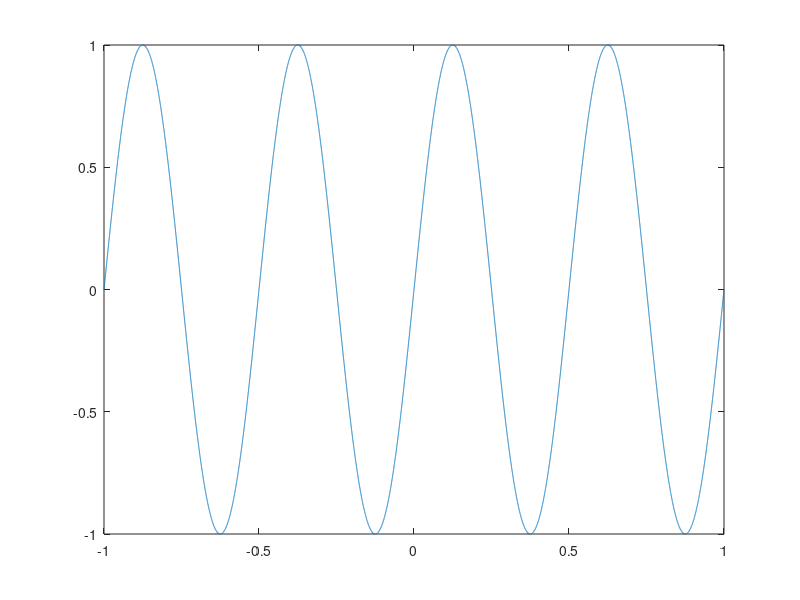
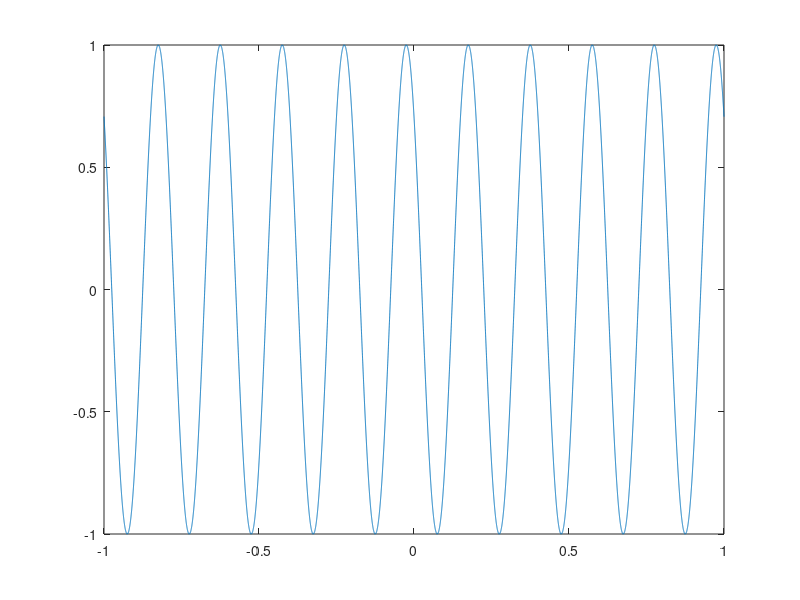
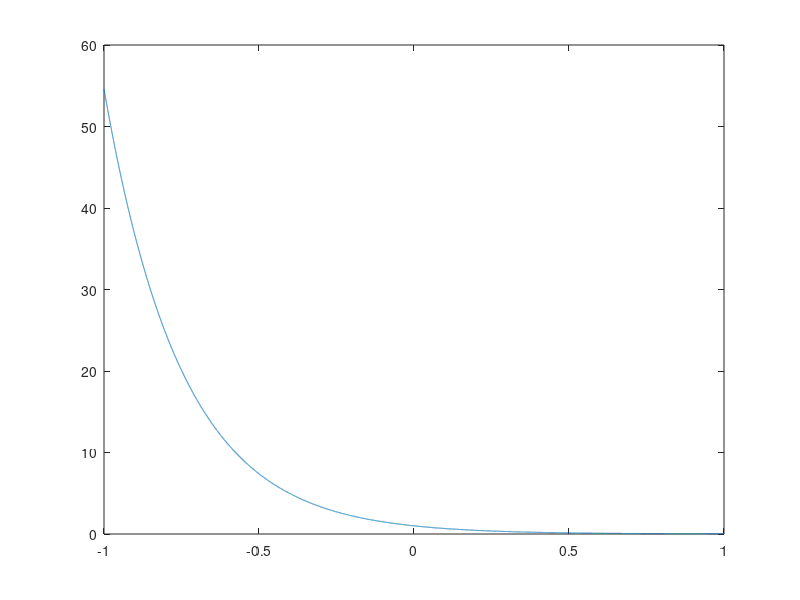
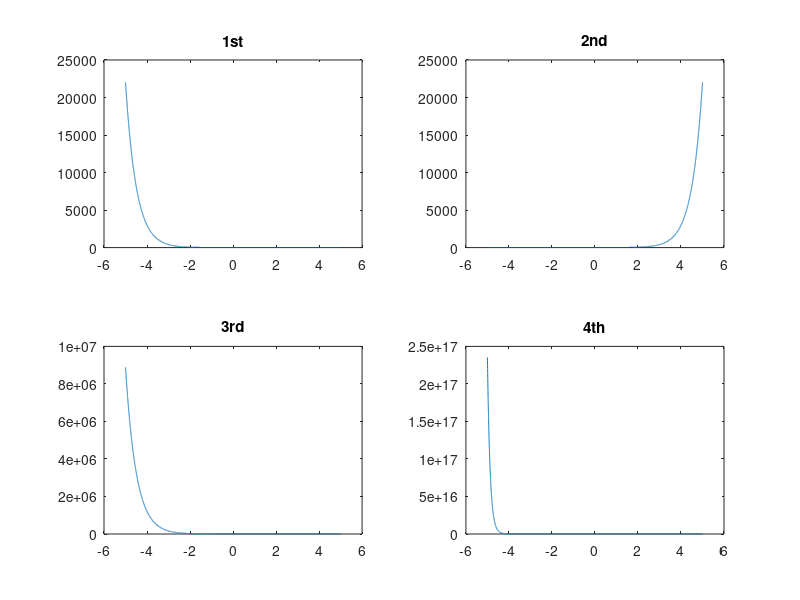

These figures' MATLAB source, in order: (Note: this script raises an error after producing the figures.)
clear
alpha = 1 + mod(205,3);

%1st 
t = -1:0.0001:1;
y1 = sin(2*pi.*alpha.*t);
y2 = cos((5*pi.*alpha.*t)+pi/4);
y3 = exp(-2*alpha.*t);
y4 = exp(-0.25*alpha.*t).*sin(20*pi*t);
figure(1);
xlabel("time");
ylabel("y1");
plot(t,y1);
figure(2);
xlabel("time");
ylabel("y1");
plot(t,y2);
figure(3);
xlabel("time");
ylabel("y1");
plot(t,y3);
figure(4);
xlabel("time");
ylabel("y1");
plot(t,y4);

%2nd
t = -5:0.001:5;
x = 46;
a = 1 + mod(x,3);
y = @(t)(exp(-a*t));
subplot(2,2,1);

plot(t,y(t));
title("1st");
subplot(2,2,2);

plot(t,y(-t));
title("2nd");
subplot(2,2,3);

plot(t,y(t-(1.5*a)));
title("3rd");
subplot(2,2,4);

plot(t,y(2*a*t));
title("4th");

%3nd
a = load('ECG_Data.txt');
plot(a);
b = load('RainFallIndia_Jan.txt');
histogram(b);
c = load('RainFallIndia_July.txt');
meam_jan = mean(a);
std_jan = std(a);
mean_july = mean(b);
std_july  = std(b);
fs = audioread('Track001.wav');
plot(fs)
xlabel('Time')
ylabel('Audio Signal')

%4th
[y,Fs] = audioread('speech.wav');
t=linspace(0,length(y)/Fs,length(y));
Nfft=16777216; %power of 2 and I put a huge number so there are many data point
f=linspace(0,Fs,Nfft);
X1=abs(fft(y,Nfft));
figure(2);
plot(f(1:Nfft),X1(1:Nfft))
xlabel('Frequency'); 
ylabel ('amp');
title ('FFT Spectrum');


%5th
Fs = 44100;
alpha = 1 +mod(205,3);
t = 0.001:0.001:5;
y1 = sin(200*alpha*t);
y2 = sin(220*alpha*t);
y3 = y1+y2;
filename = 'exp1.wav';
audiowrite(filename,y1,Fs);
[y3,Fs] = audioread('exp2.wav');
sound(y3,Fs);
[y3,Fs]=audioread('exp2.wav');
t=linspace(0,length(y3)/fs,length(y3));
Nfft=16777216; %power of 2 and I put a huge number so there are many data point
f=linspace(0,fs,Nfft);
X1=abs(fft(y3,Nfft));
plot(f(1:Nfft/2),X1(1:Nfft/2))
xlabel('Frequency'); 
ylabel ('amp');
title ('FFT Spectrum');

% 6th
% Define frequencies for each note
freqs = [261.63, 293.66, 329.63, 349.23, 392.00, 440.00, 493.88, 523.25]; % Frequencies in Hz

% Define the duration of each note (in seconds)
note_duration = 0.5; % Duration of each note

% Create the time vector
fs = 44100; % Sampling frequency in Hz
t = 0:1/fs:note_duration-1/fs; % Time vector for one note

% Initialize the signal
signal = [];

% Generate the tones and append them to the signal
for i = 1:length(freqs)
    tone = sin(2 * pi * freqs(i) * t);
    signal = [signal, tone];
end

% Save the signal as a .wav file
filename = 'do_re_mi_fa_so_la_ti_do.wav';
audiowrite(filename, signal, fs);
y = audioread("do_re_mi_fa_so_la_ti_do.wav");
sound(y,fs)



%7th
%7th
load("ConvFile2.txt");
[y,Fs] = audioread('track002.wav');
C = conv2(ConvFile2,y);
filename = 'exp1_4.wav';
audiowrite(filename,C,Fs);
[C,Fs] = audioread('exp1_4.wav');

[y4,Fs]=audioread('exp1_4.wav');
t=linspace(0,length(y4)/Fs,length(y4));
Nfft=16777216; %power of 2 and I put a huge number so there are many data point
f=linspace(0,Fs,Nfft);
X1=abs(fft(y4,Nfft));
figure(1);
plot(f(1:Nfft/2),X1(1:Nfft/2))
xlabel('Frequency'); 
ylabel ('amp');
title ('FFT Spectrum');

[y,Fs]=audioread('Track002.wav');
t=linspace(0,length(y)/Fs,length(y));
Nfft=16777216; %power of 2 and I put a huge number so there are many data point
f=linspace(0,Fs,Nfft);
X1=abs(fft(y,Nfft));
figure(2);
plot(f(1:Nfft/2),X1(1:Nfft/2))
xlabel('Frequency'); 
ylabel ('amp');
title ('FFT Spectrum');
[y, Fs] = audioread('exp1_4.wav');
sound(y, Fs);
